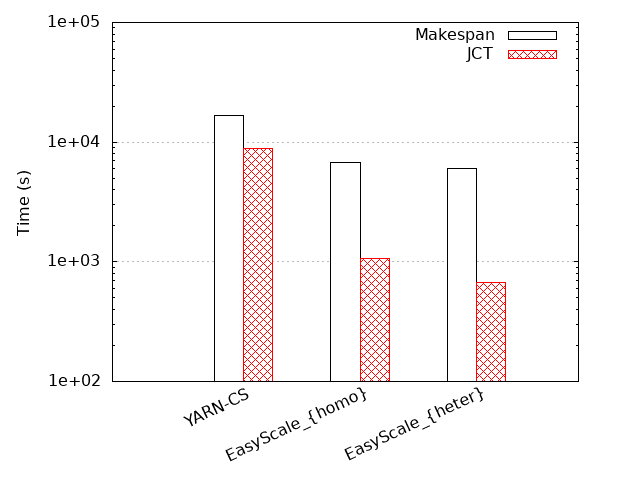

The gnuplot source for this figure:
clear
reset

#set term pdfcairo monochrome enhanced font "Times-New-Roman, 22"
set term png
set output "./jct_makespan.png"

set border 4095
#set logscale y

set xtics nomirror
# rotate by 14 right 
set ytics mirror


set ylabel "Time (s)"
#set xlabel "# of servers"
#set ylabel offset 2

#set key outside top horizontal
set key inside top right
#set key reverse outside vertical bottom Left center
set style data histograms
#set style histogram cluster gap 0.1
#set boxwidth 0.8
set style fill pattern 5 border
#set tics scale 0.0
#set yrange [0.5:1.001]
#set yrange [0:1900]
#set ytics (0, 400, 800, 1200, 1600)
set logscale y 10
set format y '%.0e'

set size ratio 0.9
#set size ratio 1

set xtics offset 2
set xtics nomirror rotate by 25 right

set grid ytics lc rgb "#bbbbbb" lw 1 lt 0


plot newhistogram lt 1, \
     'jct_makespan.csv' index 0 u 3 title "Makespan" fs pattern 0 ls -1, \
     'jct_makespan.csv' index 0 u 2:xtic(1) title "JCT" lt 1
     
exit
